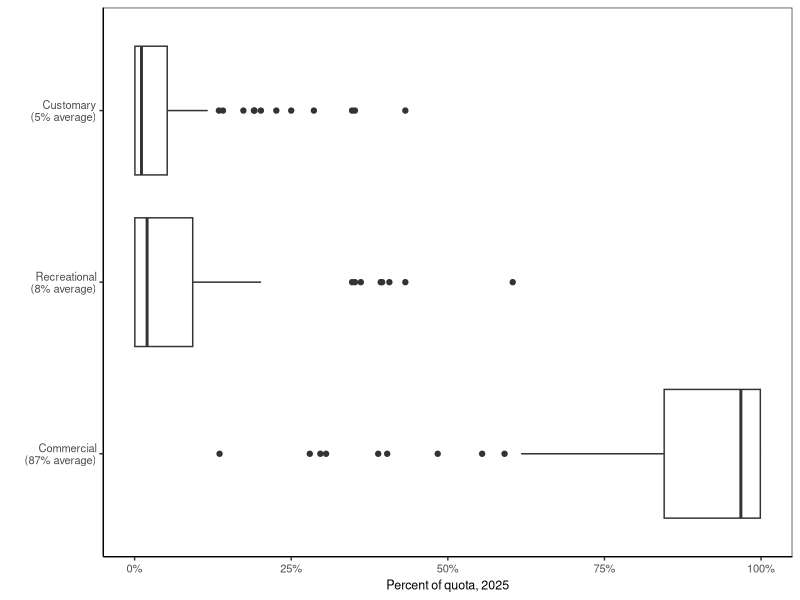

R code for this plot: (Note: this script raises an error after producing the figure.)
# Clear workspace
rm(list = ls())

# Setup
################################################################################

# Packages
library(tidyverse)
library(lubridate)

# Directories
datadir <- "data"
plotdir <- "figures"

# Read data
data_orig <- readxl::read_excel("data/new_zealand/2025_QMS_catch_limits.xlsx")


# Format data
data <- data_orig %>% 
  # Arrange
  select(spp_code, species,target_yn, bycatch_yn, qms_yn, everything()) %>% 
  # Gather
  gather(key="fishery", value="catch_kg", 6:ncol(.)) %>% 
  mutate(fishery=recode_factor(fishery,
                              "comm_kg"="Commercial\n(87% average)", 
                              "rec_kg"="Recreational\n(8% average)", 
                              "custom_kg"="Customary\n(5% average)")) %>% 
  # Calculate percent
  group_by(spp_code, species) %>% 
  mutate(catch_perc=catch_kg/sum(catch_kg))

data %>% 
  group_by(fishery) %>% 
  summarize(catch_perc=mean(catch_perc, na.rm=T)*100)

# Plot data
################################################################################

# Setup theme
my_theme <-  theme(axis.text=element_text(size=8),
                   axis.title=element_text(size=9),
                   legend.text=element_text(size=8),
                   legend.title=element_text(size=9),
                   strip.text=element_text(size=8),
                   plot.title=element_text(size=9),
                   # Gridlines
                   panel.grid.major = element_blank(), 
                   panel.grid.minor = element_blank(),
                   panel.background = element_blank(), 
                   axis.line = element_line(colour = "black"),
                   # Legend
                   legend.key = element_rect(fill = NA, color=NA),
                   legend.background = element_rect(fill=alpha('blue', 0)))

# Plot data
g <- ggplot(data, aes(y=fishery, x=catch_perc)) +
  geom_boxplot() +
  # Labels
  labs(x="Percent of quota, 2025", y="") +
  scale_x_continuous(labels=scales::percent_format()) +
  # Theme
  theme_bw() + my_theme
g

# Export
ggsave(g, filename=file.path(plotdir, "FigX_nz_qms_data.png"), 
       width=3.5, height=2, units="in", dpi=600)



